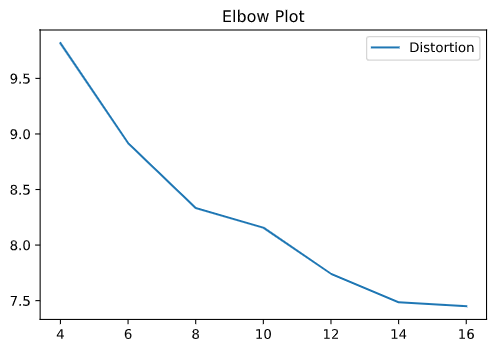

Source code (Python):
import pandas as pd
from k_means import cluster, update, assign
from scipy.spatial.distance import cdist
import numpy as np
import matplotlib.pyplot as plt


ks = [4, 6, 8, 10, 12, 14, 16]

distortions = []
for k in ks:
    print('Number of Clusters:', k)
    print('Clustering...')
    centroids = cluster(k)
    data = pd.read_csv('result_data'+str(k)+'.csv')
    print('Clustering complete! Calculating distortion...')
    distances = []
    for i in range(len(data)):
        centroid = centroids[-1][int(data.iloc[i].closest)]
        datapt = data.loc[i, 't:0':'t:160'].to_list()
        distance = sum([(a - b) ** 2 for a, b in zip(centroid, datapt)])
        distances.append(distance)
    distortion = sum(distances)/len(data)
    distortions.append(distortion)
    print('Distortion', distortion)

plt.figure()
plt.plot(ks, distortions, label='Distortion')
plt.legend(loc='best')
plt.title('Elbow Plot')
plt.show()
